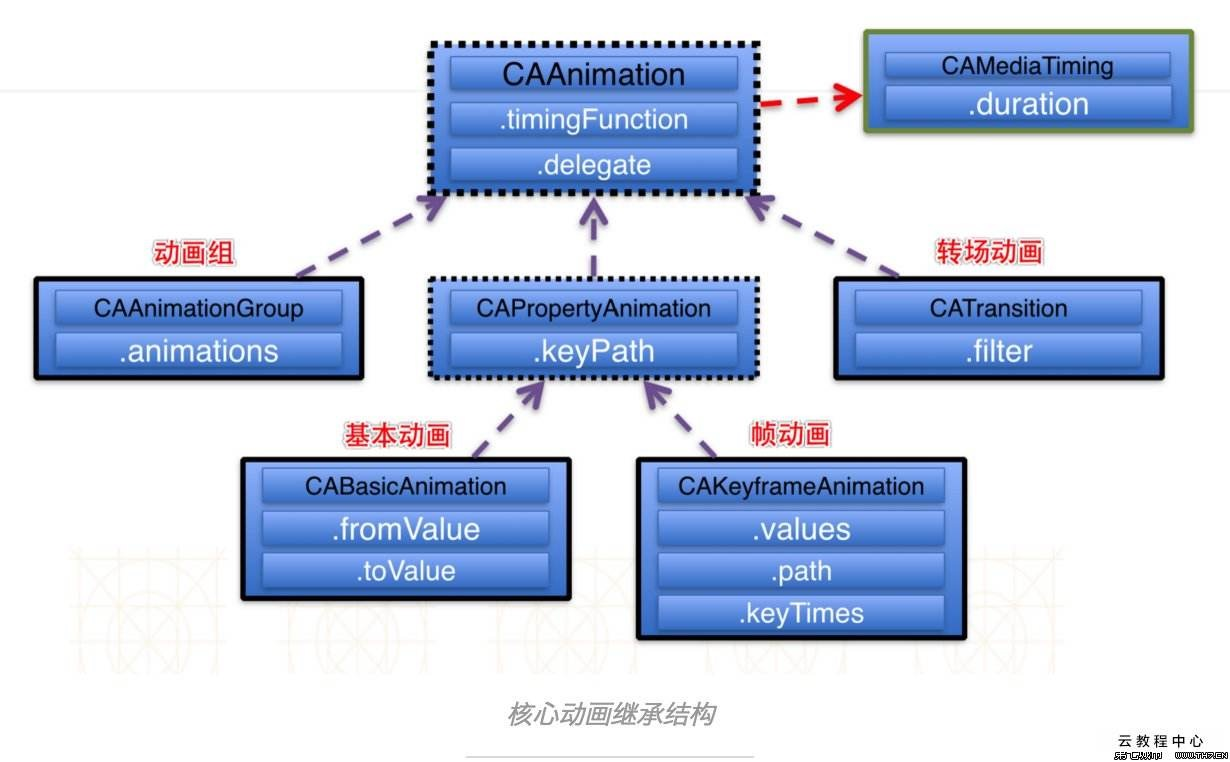
#> input picture iOS/image/CAAnimation.png, 1230 x 762 px, found by its file name; its folder holds 4 pictures in this run
$ python imageScale.py
#> lines starting #> are read from the running program, lines starting #| are printed output that depends on the picture
from PIL import Image
import os

# 参考: https://www.liaoxuefeng.com/wiki/1016959663602400/1017785454949568
原图片路径 = '/Users/apple/Desktop/Category/image'
目标路径 = '/Users/apple/Desktop/Category/newImage/'
for 文件名 in os.listdir(原图片路径):
    if 文件名.endswith('.jpg') or 文件名.endswith('.png'):
        图片 = Image.open(os.path.join(原图片路径, 文件名))
#> 图片 is the input picture: PIL image 1230x762 RGB; mean R, G, B 199.5, 210.3, 230.9

        宽, 高 = 图片.size
#> 宽 = 1230; 高 = 762
        print('原图尺寸: %sx%s' % (宽, 高))
#| 原图尺寸: 1230x762

        图片.thumbnail((宽//4, 高//4))
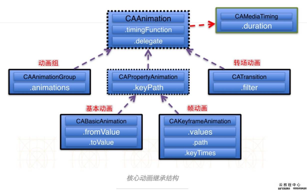
#> 图片: PIL image 307x190 RGB; mean R, G, B 199.6, 210.3, 231
        print('新尺寸: %sx%s' % (宽//4, 高//4))
#| 新尺寸: 307x190

        图片.save(目标路径 + 文件名, 'png')
#> pass 2 of the loop `for 文件名 in os.listdir(原图片路径):`:
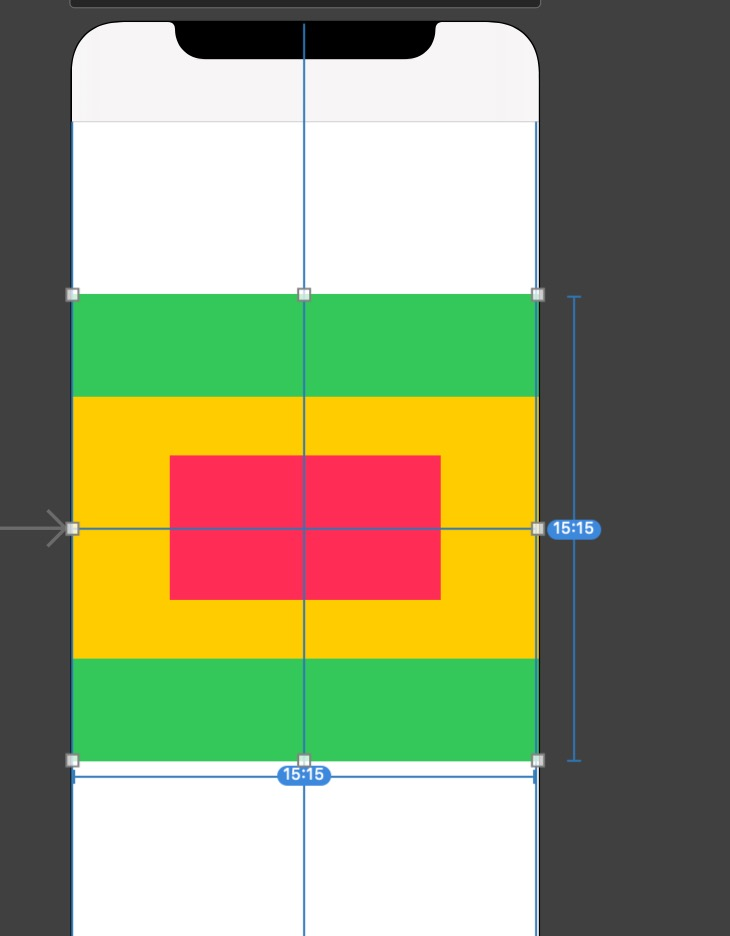
#> input picture iOS/image/click.png, 730 x 936 px, found by its file name
#> 图片 is the input picture: PIL image 730x936 RGB; mean R, G, B 148.6, 152, 115.8
#| 原图尺寸: 730x936
#> `图片.thumbnail((宽//4, 高//4))`:
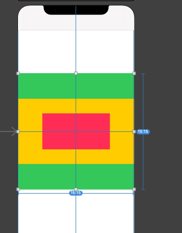
#> 图片: PIL image 182x233 RGB; mean R, G, B 148.6, 152.1, 115.8
#| 新尺寸: 182x234
#> pass 3 of the loop `for 文件名 in os.listdir(原图片路径):`:
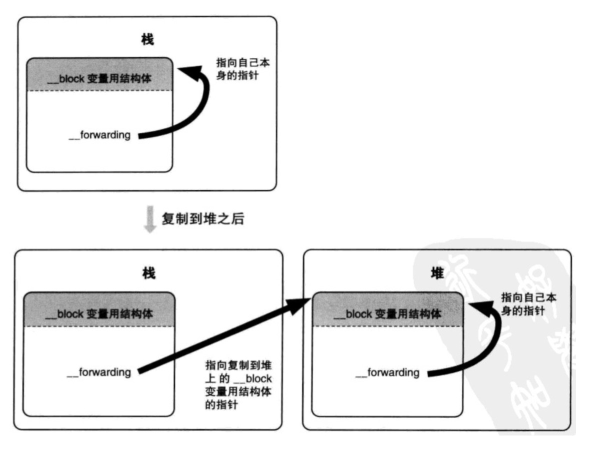
#> input picture iOS/image/forwarding.png, 1190 x 900 px, found by its file name (shown at 1/2 size)
#> 图片 is the input picture: PIL image 1190x900 RGB; min 0, max 255, mean 236.9
#| 原图尺寸: 1190x900
#> `图片.thumbnail((宽//4, 高//4))`:
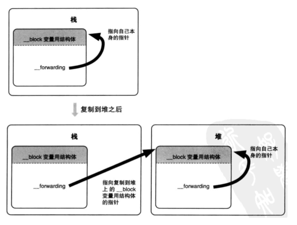
#> 图片: PIL image 297x225 RGB; min 0, max 255, mean 236.8
#| 新尺寸: 297x225
#> the loop made 4 passes; the first 3 are shown
